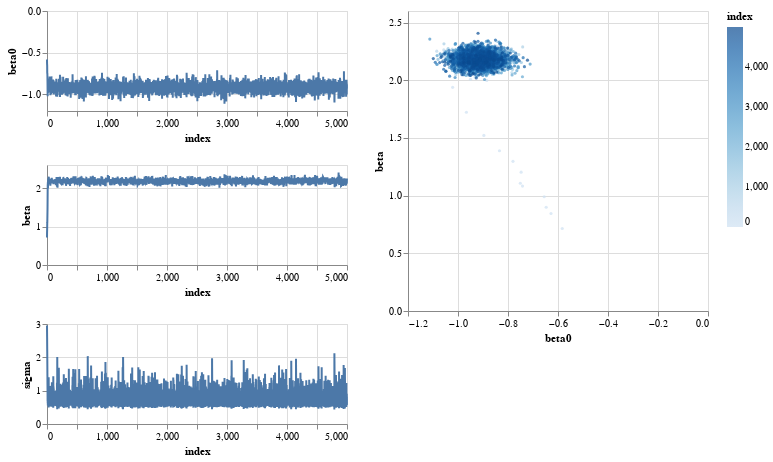

Notebook code for this chart:
### Markdown cell above
## Implementation of the SGLD algorithm
The implementation of SGD algorithm requires us the calculate the gradient of the likelihood function. 
That is something deep learning frameworks are very good at.
On the other hand, the SGLD algorithm will always accept the proposed parameters, making the optimization algorithm much simpler than the previous metropolis algorithm (at the risk of being a bad approximation to the posterior).
For this implementation, note that we do not subsample the data, as we only have 30 anyways.

### Code cell
from torch.optim.optimizer import Optimizer
class TrainOptimizerSGLD(Optimizer):
    def __init__(self, net, alpha=1e-4):
        super(TrainOptimizerSGLD, self).__init__(net.parameters(), {})
        self.net = net
        self.alpha = alpha
    
    def step(self, batch, batch_size=1, num_data=1):
        self.zero_grad()
        weight = num_data/batch_size
        loss = -self.net.loglik(batch)*weight - self.net.logprior()
        loss.backward()
        
        with torch.no_grad():
            for name, par in self.net.named_parameters():
                newpar = (
                    par - 0.5*self.alpha*par.grad 
                    + torch.normal(torch.zeros_like(par), std=self.alpha)
                )
                par.copy_(newpar)
        return loss

    def fit(self, data=None, num_steps=1000):
        # We create one tensor per parameter so that we can keep track of the parameter values over time:
        self.parameter_trace = {key : torch.zeros( (num_steps,) + par.size()) for key, par in self.net.named_parameters()}

        for s in range(num_steps):
            loss = self.step(data)
            for key, val in self.net.named_parameters():
                self.parameter_trace[key][s,] = val.data

model = BayesNet()
trainer = TrainOptimizerSGLD(model, alpha=0.04)
# Train the model (and take the time):
%time trainer.fit(data, num_steps=5000)
plot_parameter_trace(trainer)

### Figure 1 — Vega-Lite specification as saved in the notebook (floating-point values rounded to 4 significant figures; data arrays with more than 128 entries replaced by an {"elided": "..."} marker saying what was removed)
{"config": {"view": {"continuousWidth": 400, "continuousHeight": 300}}, "hconcat": [{"vconcat": [{"mark": "line", "encoding": {"x": {"type": "quantitative", "field": "index"}, "y": {"type": "quantitative", "field": "beta0"}}, "height": 100, "width": 300}, {"data": {"name": "data-fe553cb03bf7ba587a70216ef72755e3"}, "mark": "line", "encoding": {"x": {"type": "quantitative", "field": "index"}, "y": {"type": "quantitative", "field": "beta"}}, "height": 100, "width": 300}, {"data": {"name": "data-fe553cb03bf7ba587a70216ef72755e3"}, "mark": "line", "encoding": {"x": {"type": "quantitative", "field": "index"}, "y": {"type": "quantitative", "field": "sigma"}}, "height": 100, "width": 300}], "data": {"name": "data-fe553cb03bf7ba587a70216ef72755e3"}}, {"data": {"name": "data-fe553cb03bf7ba587a70216ef72755e3"}, "mark": {"type": "circle", "size": 10}, "encoding": {"color": {"type": "quantitative", "field": "index"}, "x": {"type": "quantitative", "field": "beta0"}, "y": {"type": "quantitative", "field": "beta"}}, "height": 300, "width": 300}], "$schema": "https://vega.github.io/schema/vega-lite/v4.8.1.json", "datasets": {"data-fe553cb03bf7ba587a70216ef72755e3": {"elided": "5000 records"}}}
